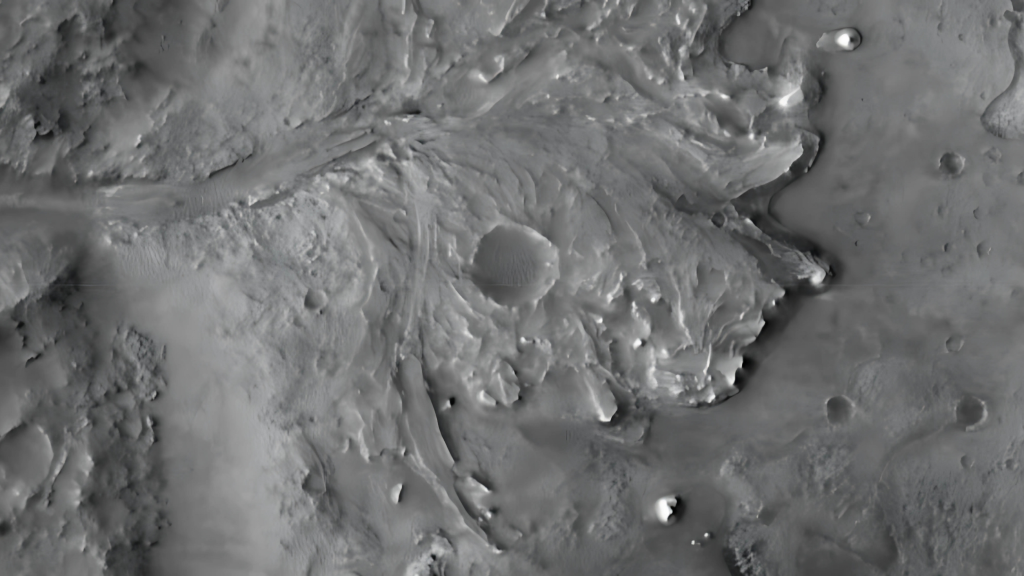
%> input picture mars surface.png, 2048 x 1152 px (shown at 1/2 size)
$ octave Lidar.m   (GNU Octave 9; MATLAB toolbox functions it lacks are replaced by stand-ins)
%> lines starting %> are read from the running program, lines starting %| are printed output that depends on the picture; in (x1, y1, x2, y2) boxes, pixels count from 0 and x2, y2 are one past the last pixel; in counts of white or black regions, pixels touching at a corner belong together; the program's own positions count from 1
### Lidar/find_path_astar.m
function path = find_path_astar(grid_map, start_coords, goal_coords)
    % A* (A-star) pathfinding algorithm on a 2D grid.
    % INPUTS:
    %   grid_map: A 2D matrix where 0 is traversable and 1 is an obstacle.
    %   start_coords: A 1x2 vector [row, col] for the start position.
    %   goal_coords: A 1x2 vector [row, col] for the goal position.
    % OUTPUT:
    %   path: An N-by-2 matrix of [row, col] coordinates from start to goal,
    %         or an empty array if no path is found.

    [height, width] = size(grid_map);

    % The set of discovered nodes that are not yet evaluated.
    % Each entry is: [f_cost, g_cost, h_cost, row, col, parent_row, parent_col]
    open_list = [];

    % The set of nodes already evaluated.
    closed_list = false(height, width);

    % Heuristic cost (h_cost) map (Euclidean distance to goal)
    [cols, rows] = meshgrid(1:width, 1:height);
    h_cost_map = sqrt((rows - goal_coords(1)).^2 + (cols - goal_coords(2)).^2);

    % Check if start or goal are on an obstacle
    if grid_map(start_coords(1), start_coords(2)) == 1
        path = []; fprintf('A* Error: Start position is on an obstacle.\n'); return;
    end
    if grid_map(goal_coords(1), goal_coords(2)) == 1
        path = []; fprintf('A* Error: Goal position is on an obstacle.\n'); return;
    end

    g_cost = 0;
    h_cost = h_cost_map(start_coords(1), start_coords(2));
    f_cost = g_cost + h_cost;

    % Add the start node to the open list and a map for efficient lookups
    start_node = [f_cost, g_cost, h_cost, start_coords(1), start_coords(2), start_coords(1), start_coords(2)];
    open_list(1,:) = start_node;
    all_nodes_map = containers.Map('KeyType','char','ValueType','any');
    all_nodes_map(sprintf('%d,%d', start_coords(1), start_coords(2))) = start_node;

    path_found = false;

    while ~isempty(open_list)
        [~, min_idx] = min(open_list(:,1));
        current_node = open_list(min_idx,:);
        open_list(min_idx,:) = [];

        current_g = current_node(2);
        current_r = current_node(4);
        current_c = current_node(5);

        if closed_list(current_r, current_c)
            continue;
        end
        closed_list(current_r, current_c) = true;

        if current_r == goal_coords(1) && current_c == goal_coords(2)
            path_found = true;
            break;
        end

        % Explore Neighbors (8-way connectivity)
        for dr = -1:1
            for dc = -1:1
                if dr == 0 && dc == 0; continue; end

                neighbor_r = current_r + dr;
                neighbor_c = current_c + dc;

                if neighbor_r < 1 || neighbor_r > height || neighbor_c < 1 || neighbor_c > width ...
                   || closed_list(neighbor_r, neighbor_c) || grid_map(neighbor_r, neighbor_c) == 1
                    continue;
                end

                new_g_cost = current_g + sqrt(dr^2 + dc^2);
                neighbor_key = sprintf('%d,%d', neighbor_r, neighbor_c);

                % --- THIS BLOCK IS NOW CORRECTED ---
                if isKey(all_nodes_map, neighbor_key)
                    % Step 1: Get the entire node data (the vector) from the map
                    existing_node = all_nodes_map(neighbor_key);
                    % Step 2: Index the vector to get the g_cost (the 2nd element)
                    if existing_node(2) <= new_g_cost
                        continue; % The path we already found is better or the same
                    end
                end

                new_h_cost = h_cost_map(neighbor_r, neighbor_c);
                new_f_cost = new_g_cost + new_h_cost;
                new_node_data = [new_f_cost, new_g_cost, new_h_cost, neighbor_r, neighbor_c, current_r, current_c];
                all_nodes_map(neighbor_key) = new_node_data;
                open_list = [open_list; new_node_data];
            end
        end
    end

    % Reconstruct Path
    if path_found
        path = [];
        curr_key = sprintf('%d,%d', goal_coords(1), goal_coords(2));
        start_key = sprintf('%d,%d', start_coords(1), start_coords(2));

        while ~strcmp(curr_key, start_key)
            node_data = all_nodes_map(curr_key);
            path = [node_data(4), node_data(5); path];
            curr_key = sprintf('%d,%d', node_data(6), node_data(7));
            if ~isKey(all_nodes_map, curr_key)
                fprintf('Path reconstruction failed.\n'); path = []; return;
            end
        end
        path = [start_coords; path];
    else
        path = [];
        fprintf('A* Alert: No path could be found.\n');
    end
end

### Lidar/Lidar.m
% Mars Rover Simulation: LiDAR, DEM, Point Cloud, and Grid Map
% with A* Dynamic Path Planning and Obstacle Inflation
clear all; close all; clc;

% --- Configuration ---
% Define Global Map Dimensions
GLOBAL_MAP_HEIGHT = 1024;
GLOBAL_MAP_WIDTH  = 576;
% Waypoint file and variable configuration
WAYPOINT_MAT_FILENAME = 'roverPath_xy.mat'; % Ensure you have this file
WAYPOINTS_FULLMAP_VAR_NAME_IN_MATFILE = 'path';
SWAP_COLUMNS_AFTER_LOAD = false; % Set to true if your MAT file has [col, row]
% Padding around the waypoint bounding box to define the ROI (rows, cols)
WAYPOINT_PADDING = [25, 25];
% Simulation parameters
ROVER_MAX_RANGE = 30;
LIDAR_HEIGHT_DIFF_THRESHOLD = 0.1;
DEM_SMOOTH_FACTOR = 1.0;
SLOPE_THRESHOLD = 0.30;
ELEVATION_THRESHOLD = 0.90;

% --- CONFIGURATION FOR ROVER SIZE ---
% Define a safety radius around the rover in grid cells.
% This will "inflate" obstacles to keep the path at a safe distance.
% You can tune this value. A larger value creates more cautious paths.
ROVER_RADIUS_CELLS = 2;

% Terrain Change Parameters (Applied ONCE to ROI before simulation)
TERRAIN_CHANGE_CENTER_ROI_FRAC = [0.5, 0.5]; % Fractional position in ROI
TERRAIN_CHANGE_RADIUS_FRAC_OF_ROI_MIN_DIM = 0.1;
TERRAIN_CHANGE_MAX_HEIGHT = 0.2; % This will be the fixed height of the change

% --- Step 1: Load and preprocess the Mars surface image (Full Map) ---
try
    img_full = imread('mars surface.png'); % Ensure this filename is correct
%> img_full is the input picture: size 1152x2048x3 uint8; mean R, G, B 110.6, 111.6, 111.9
    fprintf('Successfully loaded "mars_surface.png".\n');
catch
    fprintf('Warning: "mars_surface.png" not found. Using a placeholder gradient image of size %d x %d.\n', GLOBAL_MAP_HEIGHT, GLOBAL_MAP_WIDTH);
    [x_grad, y_grad] = meshgrid(1:GLOBAL_MAP_WIDTH, 1:GLOBAL_MAP_HEIGHT);
    img_full = uint8(mod(x_grad + y_grad, 256));
end
if size(img_full, 3) == 3
    img_full = rgb2gray(img_full);
%> img_full: size 1152x2048 uint8
end
img_full_resized = imresize(img_full, [GLOBAL_MAP_HEIGHT, GLOBAL_MAP_WIDTH]);
height_map_full = double(img_full_resized) / 255;
[full_map_height, full_map_width] = size(height_map_full);
fprintf('Full map initialized to %d rows x %d columns.\n', full_map_height, full_map_width);
%| Full map initialized to 1024 rows x 576 columns.
figure('Name', 'Full Mars Surface Height Map');
imshow(img_full_resized);
title(sprintf('Full Mars Surface Height Map (%d x %d)', full_map_height, full_map_width));
hold on;

% --- Step 2: Load Waypoints (in Full Map Coordinates) ---
WAYPOINTS_FULLMAP = [];
try
    fprintf('Attempting to load FULL MAP waypoints from %s, variable "%s"...\n', WAYPOINT_MAT_FILENAME, WAYPOINTS_FULLMAP_VAR_NAME_IN_MATFILE);
    loaded_data_struct = load(WAYPOINT_MAT_FILENAME);
    if isfield(loaded_data_struct, WAYPOINTS_FULLMAP_VAR_NAME_IN_MATFILE)
        temp_waypoints_fullmap = loaded_data_struct.(WAYPOINTS_FULLMAP_VAR_NAME_IN_MATFILE);
        fprintf('Successfully found variable "%s" in %s.\n', WAYPOINTS_FULLMAP_VAR_NAME_IN_MATFILE, WAYPOINT_MAT_FILENAME);
        if SWAP_COLUMNS_AFTER_LOAD
            WAYPOINTS_FULLMAP = [temp_waypoints_fullmap(:,2), temp_waypoints_fullmap(:,1)];
        else
            WAYPOINTS_FULLMAP = temp_waypoints_fullmap;
        end
        if any(WAYPOINTS_FULLMAP(:,1) < 1) || any(WAYPOINTS_FULLMAP(:,1) > full_map_height) || any(WAYPOINTS_FULLMAP(:,2) < 1) || any(WAYPOINTS_FULLMAP(:,2) > full_map_width)
            error('Some waypoints are outside the full map boundaries.');
        end
        fprintf('Successfully loaded and validated full map waypoints.\n');
    else
        error('Variable "%s" not found in MAT-file "%s".', WAYPOINTS_FULLMAP_VAR_NAME_IN_MATFILE, WAYPOINT_MAT_FILENAME);
    end
catch ME
    disp(['ERROR during waypoint loading: ', ME.message]);
    disp('Using default waypoints due to error.');
    center_r = round(full_map_height/2); center_c = round(full_map_width/2);
    WAYPOINTS_FULLMAP = [center_r - 50, center_c - 50; center_r, center_c + 50; center_r + 50, center_c - 50];
end

% --- Step 3: Calculate Dynamic ROI based on Waypoints and Padding ---
min_wp_row = min(WAYPOINTS_FULLMAP(:,1)); max_wp_row = max(WAYPOINTS_FULLMAP(:,1));
min_wp_col = min(WAYPOINTS_FULLMAP(:,2)); max_wp_col = max(WAYPOINTS_FULLMAP(:,2));
roi_row_start = max(1, round(min_wp_row - WAYPOINT_PADDING(1)));
roi_row_end   = min(full_map_height, round(max_wp_row + WAYPOINT_PADDING(1)));
roi_col_start = max(1, round(min_wp_col - WAYPOINT_PADDING(2)));
roi_col_end   = min(full_map_width, round(max_wp_col + WAYPOINT_PADDING(2)));
roi_actual_width  = roi_col_end - roi_col_start + 1;
roi_actual_height = roi_row_end - roi_row_start + 1;
ROI_RECT_calculated = [roi_col_start, roi_row_start, roi_actual_width, roi_actual_height];
fprintf('Calculated ROI_RECT: [col_start=%d, row_start=%d, width=%d, height=%d].\n', roi_col_start, roi_row_start, roi_actual_width, roi_actual_height);
%| Calculated ROI_RECT: [col_start=235, row_start=45, width=202, height=882].
rectangle('Position', ROI_RECT_calculated, 'EdgeColor', 'g', 'LineWidth', 2, 'LineStyle', '--');
plot(WAYPOINTS_FULLMAP(:,2), WAYPOINTS_FULLMAP(:,1), 'y.-', 'MarkerSize',10);
legend({'Calculated ROI', 'Path (Full Map)'}, 'TextColor', 'black', 'Location', 'northeastoutside', 'Color', [0.9 0.9 0.9]);
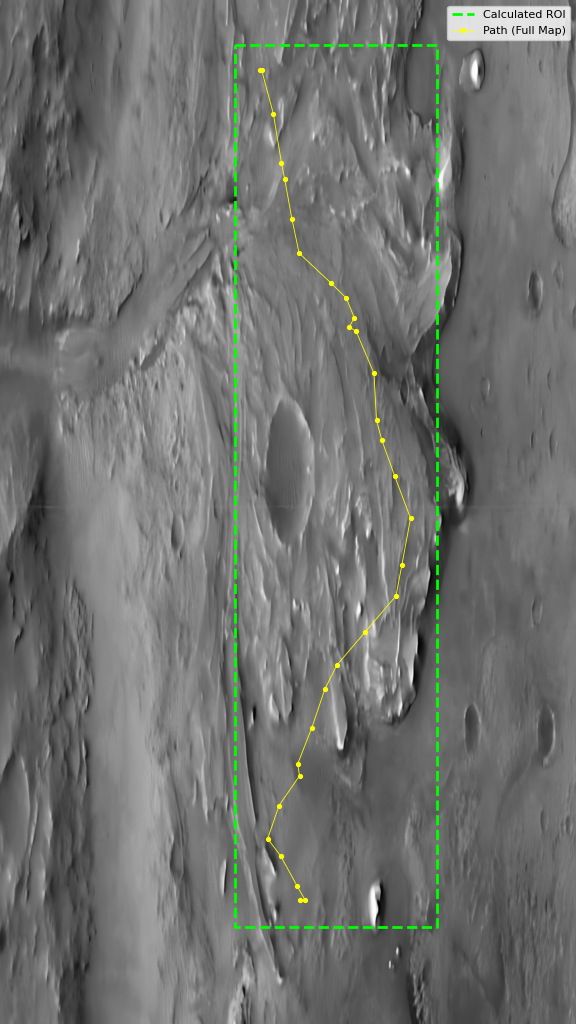
%> figure redrawn from the program's plot data; its title reads 'Full Mars Surface Height Map (1024 x 576)'
hold off;

% --- Step 4: Extract ROI and Transform Waypoints to ROI-Local Coordinates ---
height_map_roi_initial = height_map_full(roi_row_start:roi_row_end, roi_col_start:roi_col_end);
roi_dims = size(height_map_roi_initial);
PATH_WAYPOINTS_ROI = [WAYPOINTS_FULLMAP(:,1) - roi_row_start + 1, WAYPOINTS_FULLMAP(:,2) - roi_col_start + 1];

% --- Step 4.5: Generate FIXED Terrain Alteration (Mound) ---
actual_terrain_change_center_roi = [round(TERRAIN_CHANGE_CENTER_ROI_FRAC(1) * roi_dims(1)), round(TERRAIN_CHANGE_CENTER_ROI_FRAC(2) * roi_dims(2))];
actual_terrain_change_radius = round(TERRAIN_CHANGE_RADIUS_FRAC_OF_ROI_MIN_DIM * min(roi_dims));
[X_roi_mesh, Y_roi_mesh] = meshgrid(1:roi_dims(2), 1:roi_dims(1));
dist_from_center_fixed = sqrt((Y_roi_mesh - actual_terrain_change_center_roi(1)).^2 + (X_roi_mesh - actual_terrain_change_center_roi(2)).^2);
mound_effect_fixed = exp(-(dist_from_center_fixed.^2) / (2 * (actual_terrain_change_radius/2)^2));
height_change_fixed = TERRAIN_CHANGE_MAX_HEIGHT * mound_effect_fixed;
height_map_roi_fixed = height_map_roi_initial + height_change_fixed;
height_map_roi_fixed = min(max(height_map_roi_fixed, 0), 1);
fprintf('Fixed terrain alteration (mound) applied to ROI.\n');

% --- Step 5: Prepare for DEM and Updating Grid Map Visualization ---
dem_roi_static = imgaussfilt(height_map_roi_fixed, DEM_SMOOTH_FACTOR);
figure('Name', 'Static DEM of ROI');
surf(X_roi_mesh, Y_roi_mesh, dem_roi_static, 'EdgeColor', 'none');
colormap(jet); colorbar; title('Static Digital Elevation Model of ROI');
xlabel('X (cols)'); ylabel('Y (rows)'); zlabel('Elevation');
axis tight; view(30, 30);
%> after `view(30, 30)`:
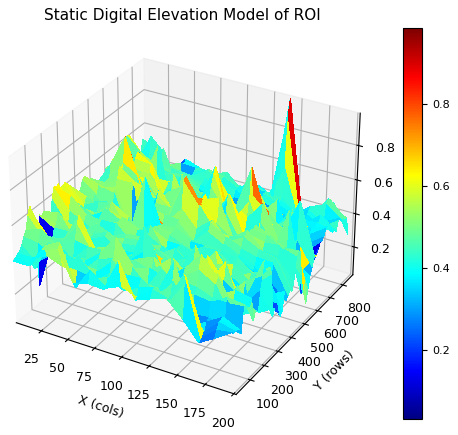
%> figure redrawn from the program's plot data
% Setup for Updating Grid Map
figure_grid_map_updating = figure('Name', 'Updating ROI Grid Map');
ax_grid_map = axes('Parent', figure_grid_map_updating);
h_grid_map_img = imshow(zeros(roi_dims(1), roi_dims(2)), 'Parent', ax_grid_map, 'InitialMagnification', 'fit');
colormap(ax_grid_map, gray);
hold(ax_grid_map, 'on');
h_path_plot_on_grid = plot(ax_grid_map, NaN, NaN, 'c-o', 'LineWidth', 1.5, 'MarkerFaceColor', 'm', 'DisplayName', 'Path Taken');
h_rover_pos_on_grid = plot(ax_grid_map, NaN, NaN, 'ys', 'MarkerSize', 8, 'MarkerFaceColor', 'y', 'DisplayName', 'Current Rover');
h_astar_path = plot(ax_grid_map, NaN, NaN, 'g-', 'LineWidth', 2, 'DisplayName', 'Planned A* Path');
title(ax_grid_map, 'Updating ROI Grid Map');
hold(ax_grid_map, 'off');

% --- Step 6: Simulate Rover Movement, LiDAR, and Dynamic Path Planning ---
master_waypoint_index = 1;
current_rover_pos = PATH_WAYPOINTS_ROI(1, :);
dynamic_path = current_rover_pos;
final_goal_pos = PATH_WAYPOINTS_ROI(end, :);
angles = linspace(0, 2*pi, 180);
cumulative_lidar_points_roi = [];
grid_map_roi_current = zeros(roi_dims(1), roi_dims(2));

fprintf('Starting simulation with dynamic path planning...\n');

while norm(current_rover_pos - final_goal_pos) > 2.0 && master_waypoint_index <= size(PATH_WAYPOINTS_ROI, 1)

    % --- 6.1: Define Goal & Perform LiDAR Scan ---
    current_goal_pos = PATH_WAYPOINTS_ROI(master_waypoint_index, :);
    rover_current_row = round(current_rover_pos(1));
    rover_current_col = round(current_rover_pos(2));
    if rover_current_row < 1 || rover_current_row > roi_dims(1) || rover_current_col < 1 || rover_current_col > roi_dims(2)
        warning('Rover is outside ROI bounds. Stopping simulation.'); break;
    end
    current_scan_lidar_points = [];
    rover_height_at_current_pos = height_map_roi_fixed(rover_current_row, rover_current_col);
    for i = 1:length(angles)
        theta = angles(i);
        for r = 1:ROVER_MAX_RANGE
            scan_pt_row_idx = round(rover_current_row + r * sin(theta));
            scan_pt_col_idx = round(rover_current_col + r * cos(theta));
            if scan_pt_row_idx > 0 && scan_pt_row_idx <= roi_dims(1) && scan_pt_col_idx > 0 && scan_pt_col_idx <= roi_dims(2)
                height_at_scan_point = height_map_roi_fixed(scan_pt_row_idx, scan_pt_col_idx);
                if (height_at_scan_point - rover_height_at_current_pos) > LIDAR_HEIGHT_DIFF_THRESHOLD
                    current_scan_lidar_points = [current_scan_lidar_points; scan_pt_row_idx, scan_pt_col_idx, height_at_scan_point];
                    break;
                end
            else; break; end
        end
    end
    cumulative_lidar_points_roi = unique([cumulative_lidar_points_roi; current_scan_lidar_points], 'rows');

    % --- 6.2: Update the Master Grid Map ---
    [dx, dy] = gradient(dem_roi_static);
    grid_map_roi_current(sqrt(dx.^2 + dy.^2) > SLOPE_THRESHOLD | dem_roi_static > ELEVATION_THRESHOLD) = 1;
    if ~isempty(cumulative_lidar_points_roi)
        linear_indices = sub2ind(roi_dims, cumulative_lidar_points_roi(:,1), cumulative_lidar_points_roi(:,2));
        grid_map_roi_current(linear_indices) = 1;
    end

    % --- 6.3: PLAN - Inflate Obstacles and Find Path with A* ---
    if ROVER_RADIUS_CELLS > 0
        se = strel('disk', ROVER_RADIUS_CELLS, 0);
        inflated_grid_map = imdilate(grid_map_roi_current, se);
    else
        inflated_grid_map = grid_map_roi_current;
    end
    fprintf('Planning path from [%.1f, %.1f] to waypoint %d [%.1f, %.1f]\n', ...
        current_rover_pos(1), current_rover_pos(2), master_waypoint_index, current_goal_pos(1), current_goal_pos(2));
    planned_path_segment = find_path_astar(inflated_grid_map, round(current_rover_pos), round(current_goal_pos));
    if isempty(planned_path_segment)
        fprintf('!!! PATH BLOCKED on inflated map. Cannot find a route. Stopping. !!!\n');
        break;
    end

    % --- 6.4: EXECUTE - Move Along the Planned Path ---
    if size(planned_path_segment, 1) > 1
        step_index = min(1 + 5, size(planned_path_segment, 1));
        next_step_pos = planned_path_segment(step_index, :);
    else
        fprintf('Rover is at or near the segment goal. No move needed.\n');
        next_step_pos = current_rover_pos;
    end
    current_rover_pos = next_step_pos;
    dynamic_path = [dynamic_path; current_rover_pos];

    % --- 6.5: Update Visualization and Check for Arrival ---
    if norm(current_rover_pos - current_goal_pos) < 2.0
        fprintf('>>> Arrived at major waypoint %d. <<<\n', master_waypoint_index);
        master_waypoint_index = master_waypoint_index + 1;
    end
    set(h_grid_map_img, 'CData', grid_map_roi_current);
    title(ax_grid_map, sprintf('ROI Grid Map - Heading to Waypoint %d/%d', master_waypoint_index, size(PATH_WAYPOINTS_ROI, 1)));
    set(h_astar_path, 'XData', planned_path_segment(:,2), 'YData', planned_path_segment(:,1));
    set(h_path_plot_on_grid, 'XData', dynamic_path(:,2), 'YData', dynamic_path(:,1));
    set(h_rover_pos_on_grid, 'XData', current_rover_pos(2), 'YData', current_rover_pos(1));
    legend(ax_grid_map, [h_path_plot_on_grid, h_rover_pos_on_grid, h_astar_path], 'Location', 'northeastoutside');
    drawnow;
    pause(0.1);
end
%> this loop made 18 passes
%> (rover_current_row, rover_current_col, rover_height_at_current_pos, h_cost in find_path_astar, f_cost in find_path_astar, start_node in find_path_astar, step_index, current_rover_pos) on passes 6, 7, 8, 9, 10, 12: (41, 28, 0.518, 31.38, 31.38, [31.38 0 31.38 41 28 41 28], 6, [46 29]), (46, 29, 0.51, 26.4, 26.4, [26.4 0 26.4 46 29 46 29], 6, [51 31]), (51, 31, 0.494, 21.02, 21.02, [21.02 0 21.02 51 31 51 31], 6, [56 34]), (56, 34, 0.478, 15.23, 15.23, [15.23 0 15.23 56 34 56 34], 6, [61 36]), (61, 36, 0.408, 9.85, 9.85, [9.85 0 9.85 61 36 61 36], 6, [66 38]), (70, 40, 0.427, 49.65, 49.65, [49.65 0 49.65 70 40 70 40], 6, [75 35])
%> (printed output is left out)
%> pass 1, `[dx, dy] = gradient(dem_roi_static);`:
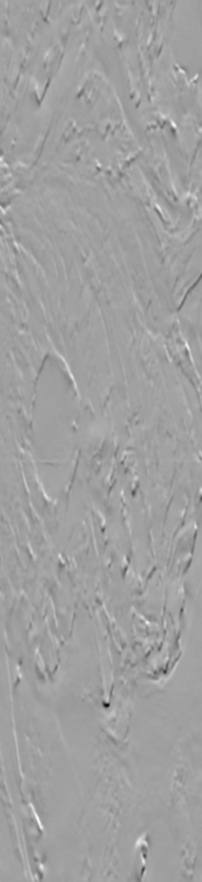
%> dy: size 882x202 double; min -0.164, max 0.0969, mean -2.91e-05; drawn with min black and max white
%> pass 1, `inflated_grid_map = imdilate(grid_map_roi_current, se);`:
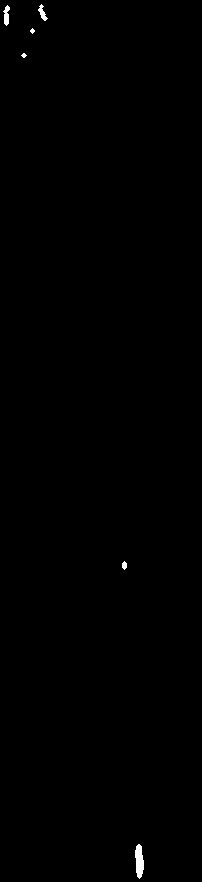
%> inflated_grid_map: size 882x202 double; values 0 (black) and 1 (white), 0.26% white; 6 white regions (2 under 20 px), largest, box (x1, y1, x2, y2) and area: (135, 844, 144, 879) 229, (3, 5, 10, 26) 89, (38, 4, 48, 21) 73, (122, 561, 127, 570) 33
%> after the loop:
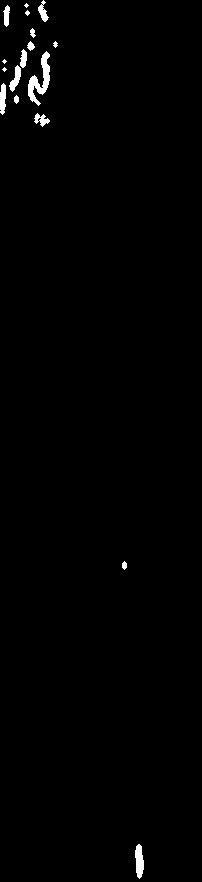
%> inflated_grid_map: size 882x202 double; values 0 (black) and 1 (white), 0.94% white; 17 white regions (4 under 20 px), largest, box (x1, y1, x2, y2) and area: (28, 51, 50, 106) 492, (135, 844, 144, 879) 229, (0, 83, 6, 115) 156
%> after the loop, cumulative_lidar_points_roi = 359 rows, first 12: [3 44 0.576; 6 27 0.569; 7 42 0.612; 8 8 0.58; 8 41 0.576; 9 8 0.584; 9 41 0.592; 9 42 0.647; 10 8 0.584; 10 41 0.592; 11 7 0.6; 11 8 0.576]; dynamic_path = 18 rows, first 12: [26 26; 26 26; 26 28; 31 28; 36 28; 41 28; 46 29; 51 31; 56 34; 61 36; 66 38; 70 40]; height_at_scan_point = 0.588; linear_indices = 359 values, max 48556 at index 61, min 976 at index 291, mean 25956.1; master_waypoint_index = 4; se = {Dimensionality 2}
%> after the loop:
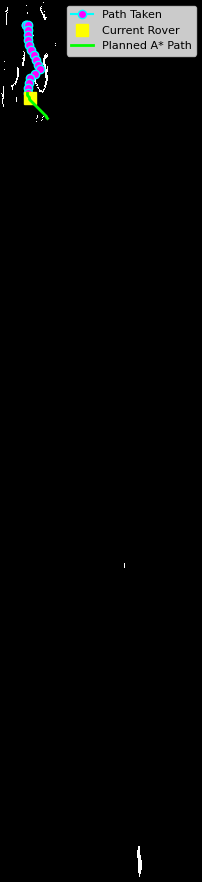
%> figure redrawn from the program's plot data; its title reads 'ROI Grid Map - Heading to Waypoint 4/31'
fprintf('Finished simulation loop.\n');

% --- Step 7: Final Visualizations ---
% Final Accumulated LiDAR Point Cloud
figure('Name', 'Final Accumulated LiDAR Point Cloud');
if ~isempty(cumulative_lidar_points_roi)
    scatter3(cumulative_lidar_points_roi(:, 2), cumulative_lidar_points_roi(:, 1), cumulative_lidar_points_roi(:, 3), 10, cumulative_lidar_points_roi(:, 3), 'filled');
    colormap(jet); colorbar; xlabel('X (cols)'); ylabel('Y (rows)'); zlabel('Elevation');
    title('Final Accumulated LiDAR Point Cloud'); grid on; axis tight; view(30, 30);
end
% Final Grid Map with Dynamic Path
figure('Name', 'Final ROI Grid Map with Dynamic Path');
imshow(grid_map_roi_current, []); colormap(gray); hold on;
plot(dynamic_path(:,2), dynamic_path(:,1), 'c-o', 'LineWidth', 1.5, 'MarkerFaceColor', 'c', 'DisplayName', 'Path Taken');
plot(PATH_WAYPOINTS_ROI(:,2), PATH_WAYPOINTS_ROI(:,1), 'm--', 'LineWidth', 1, 'DisplayName', 'Original Waypoints');
plot(PATH_WAYPOINTS_ROI(1,2), PATH_WAYPOINTS_ROI(1,1), 'g*', 'MarkerSize', 10, 'LineWidth', 2, 'DisplayName', 'Start');
plot(PATH_WAYPOINTS_ROI(end,2), PATH_WAYPOINTS_ROI(end,1), 'r*', 'MarkerSize', 10, 'LineWidth', 2, 'DisplayName', 'End');
title('Final Grid Map with Dynamically Redefined Path');
legend('show', 'Location', 'best');
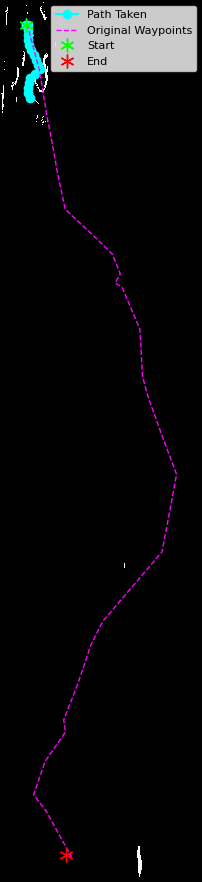
%> figure redrawn from the program's plot data; its title reads 'Final Grid Map with Dynamically Redefined Path'
hold off;
disp('Simulation finished.');
